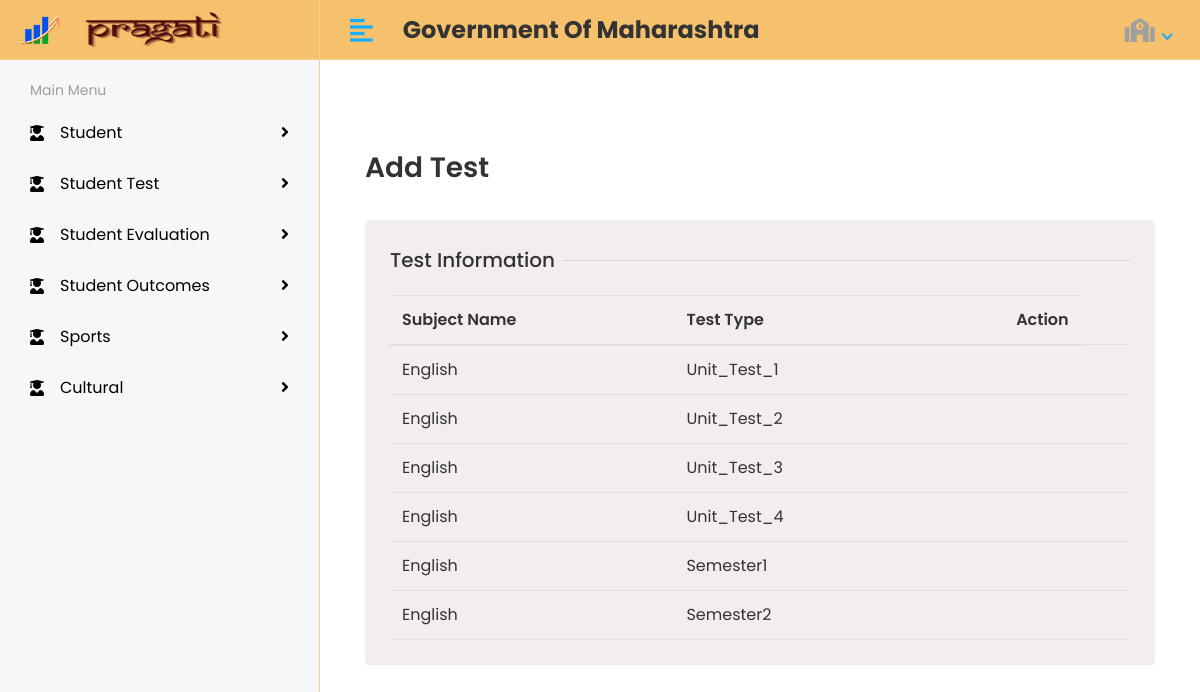
Before: /teacher/view_all_test/ (signed in) with the older database file.
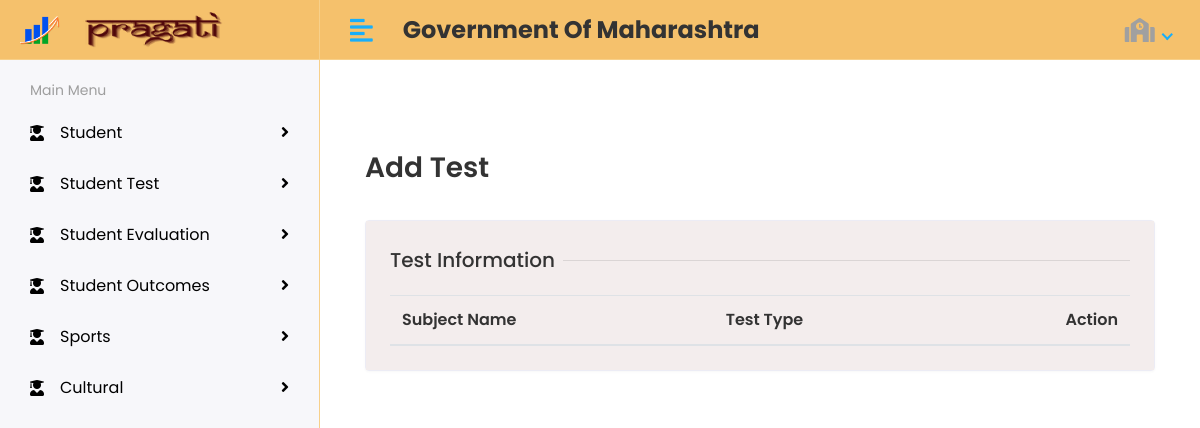
After: the same page with the newer database file.
### teacher/models.py (models this page shows)
class SchoolAddTest(models.Model):
    test_name=models.CharField(max_length =255, null=True,blank=True,choices=TEST_CHOICES)
    total_marks=models.CharField(max_length =255, null=True,blank=True)
    no_que=models.CharField(max_length =255, null=True,blank=True)
    session=models.CharField(max_length =255, null=True,blank=True)
    subject_info=models.ForeignKey( school_class_subject, on_delete=models.CASCADE)
    school =models.ForeignKey( School, on_delete=models.CASCADE)
    teacher =models.ForeignKey( Teacher, on_delete=models.CASCADE)
    def __str__(self):
        return self.test_name

### school/models.py (models this page shows, shortened)
class school_class_subject(models.Model):
    subject_info=models.ForeignKey( GovtSubject, on_delete=models.CASCADE, null=True,blank=True)
    subject_school=models.ForeignKey( School, on_delete=models.CASCADE, null=True,blank=True,)

### authapp/models.py (models this page shows, shortened)
class GovtSubject(models.Model):
    subject_name=models.CharField(max_length =255, null=True,blank=True)
    subject_class=models.CharField(max_length =255, null=True,blank=True,choices=CLASS_CHOICES)
    subject_learning=models.IntegerField(null=True,blank=True,default=0)

### teacher/views.py (the view)
# urls.py: path('view_all_test/',views.view_all_test,name='view_all_test' ),
def view_all_test(request):
    teacher=Teacher.objects.get(t_info__email=request.user)
    school=School.objects.get(s_info__email=teacher.t_school.s_info.email)
    tests=SchoolAddTest.objects.filter(school=school,teacher__t_info__email=request.user)
    context={
        'tests':tests,
    }
    print(tests)
    return render(request,'view_all_tests.html',context )

### teacher/templates/view_all_tests.html
{% extends 'teacherbase.html' %}
{% load static %}
{% block content %}
  <div class="content container-fluid">
    <div class="page-header">
      <div class="row align-items-center">
        <div class="col">
          <h3 class="page-title">Add Test</h3>
        </div>
      </div>
    </div>
    <div class="row">
      <div class="col-sm-12">
        <div class="card">
          <div class="card-body">
            <h5 class="form-title"><span>Test Information</span></h5>
            <table class="table table-hover table-center mb-0 datatable">
                <thead>
                  <tr>
                    <th>Subject Name</th>
                    <th>Test Type</th>
                    <th class="text-right">Action</th>
                  </tr>
                </thead>
                <tbody>
                    {% for i in tests %}
                  <tr>
                    <td>{{i.subject_info.subject_info.subject_name}}</td>
                    <td>{{i.test_name}}</td>
                    <td>{{i.student_class}}</td>
                    <td class="text-right">
                    </td>
                  </tr>
                    {% endfor %}
                </tbody>
              </table>
          </div>
        </div>
      </div>
    </div>
  </div>
    {% endblock %}

### teacher/templates/teacherbase.html (shortened to what this page needs)
<!DOCTYPE html>
<html lang="en">
{% load static %}
   <head>
      <link rel="stylesheet" href="{% static 'assets/plugins/bootstrap/css/bootstrap.min.css' %}">
      <link rel="stylesheet" href="{% static 'assets/plugins/fontawesome/css/fontawesome.min.css' %}">
      <link rel="stylesheet" href="{% static 'assets/plugins/fontawesome/css/all.min.css' %}">
      <link rel="stylesheet" href="{% static 'assets/css/style.css' %}">
   </head>
   <body>
      <div class="main-wrapper">
         {% include 'teacherincludes/header.html' %}
         {% include 'teacherincludes/sidebar.html' %}
         <div class="page-wrapper">
            <div class="content container-fluid">
               {% block content %}
               {% endblock %}
               {% include 'teacherincludes/footer.html' %}
            </div>
         </div>
      </div>
   </body>
</html>

### teacher/templates/teacherincludes/header.html (shortened to what this page needs)
{% load static %}
<div class="header">
   <div class="header-left">
     <a href="index.html" class="logo">
       <img src="{% static 'praglogo.png'  %}" alt="Logo" width="500" height="500">
     </a>
     <a href="index.html" class="logo">
       <img src="{% static 'logo_prag_1.png' %}" alt="Logo" style="width:180px;height:80px">
     </a>
   </div>
   <a href="javascript:void(0);" id="toggle_btn">
     <i class="fas fa-align-left"></i>
   </a>
   <div class="top-nav-search mt-3">
     <h4><strong>Government Of Maharashtra</strong></h4>
   </div>
   <ul class="nav user-menu">
     <li class="nav-item dropdown has-arrow">
       <a href="#" class="dropdown-toggle nav-link" data-toggle="dropdown">
        <i class="fas fa-school"></i>
       </a>
     </li>
   </ul>
 </div>

### teacher/templates/teacherincludes/sidebar.html (shortened to what this page needs)
{% load static %}
<div class="sidebar" id="sidebar">
            <div class="sidebar-inner slimscroll">
               <div id="sidebar-menu" class="sidebar-menu">
                  <ul>
                    <li class="menu-title">
                      <span>Main Menu</span>
                    </li>
                    <li class="submenu">
                     <a href="#"><i class="fas fa-user-graduate"></i> <span> Student</span> <span class="menu-arrow"></span></a>
                   </li>
                   <li class="submenu">
                    <a href="#"><i class="fas fa-user-graduate"></i> <span>Student Test</span> <span class="menu-arrow"></span></a>
                  </li>
                  <li class="submenu">
                    <a href="#"><i class="fas fa-user-graduate"></i> <span>Student Evaluation</span> <span class="menu-arrow"></span></a>
                  </li>
                  <li class="submenu">
                    <a href="#"><i class="fas fa-user-graduate"></i> <span>Student Outcomes</span> <span class="menu-arrow"></span></a>
                  </li>
                   <li class="submenu">
                    <a href="#"><i class="fas fa-user-graduate"></i> <span>Sports</span> <span class="menu-arrow"></span></a>
                  </li>
                  <li class="submenu">
                    <a href="#"><i class="fas fa-user-graduate"></i> <span>Cultural</span> <span class="menu-arrow"></span></a>
                  </li>
                  </ul>
                </div>
            </div>
         </div>

### teacher/templates/teacherincludes/footer.html (shortened to what this page needs)
<!DOCTYPE html>
<html lang="en">
<head>
</head>
<body>
</body>
</html>

Changed rows visible on the page:
removed SchoolAddTest: subject_info.subject_info.subject_name "English", test_name "Unit_Test_1"
removed SchoolAddTest: subject_info.subject_info.subject_name "English", test_name "Unit_Test_2"
removed SchoolAddTest: subject_info.subject_info.subject_name "English", test_name "Unit_Test_3"
removed SchoolAddTest: subject_info.subject_info.subject_name "English", test_name "Unit_Test_4"
removed SchoolAddTest: subject_info.subject_info.subject_name "English", test_name "Semester1"
removed SchoolAddTest: subject_info.subject_info.subject_name "English", test_name "Semester2"
